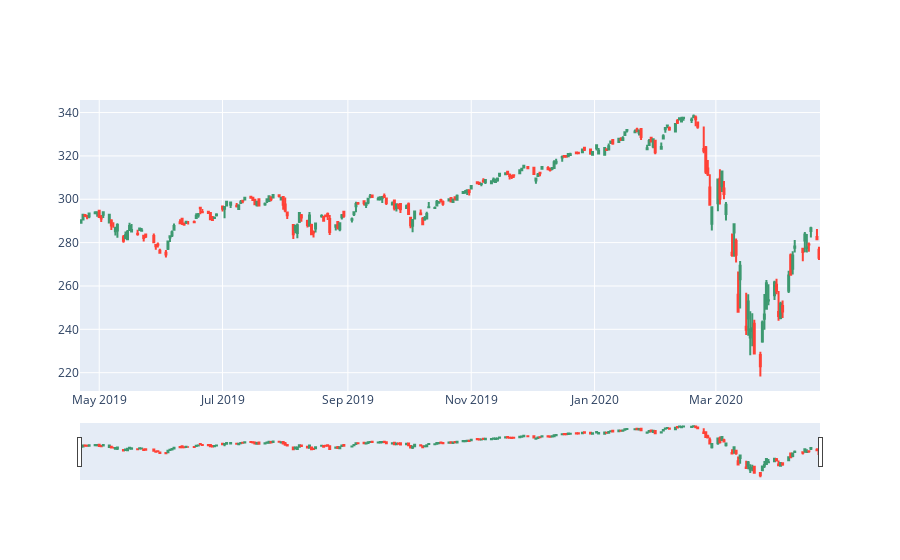

The notebook cell saved with this chart:
### Code cell
symbol ='SPY'
print(r.get_name_by_symbol(symbol))
list_of_dicts = r.get_historicals(symbol,span='year')
df = pd.DataFrame.from_dict(list_of_dicts, orient='columns')
from datetime import datetime
df['Date']= (pd.to_datetime(df['begins_at'], format="%Y-%m-%dT%H:%M:%SZ"))
fig = go.Figure(data=[go.Candlestick(x=df['Date'],
                open=df['open_price'],
                high=df['high_price'],
                low=df['low_price'],
                close=df['close_price'])])
fig.show()

### Figure 1 — Plotly figure (JSON) as saved in the notebook; plotly's stock layout.template omitted (floating-point values rounded to 4 significant figures; data arrays with more than 128 entries replaced by an {"elided": "..."} marker saying what was removed)
{"data": [{"close": {"elided": "253 str values"}, "high": {"elided": "253 str values"}, "low": {"elided": "253 str values"}, "open": {"elided": "253 str values"}, "type": "candlestick", "x": {"elided": "253 str values"}}], "layout": {}}
